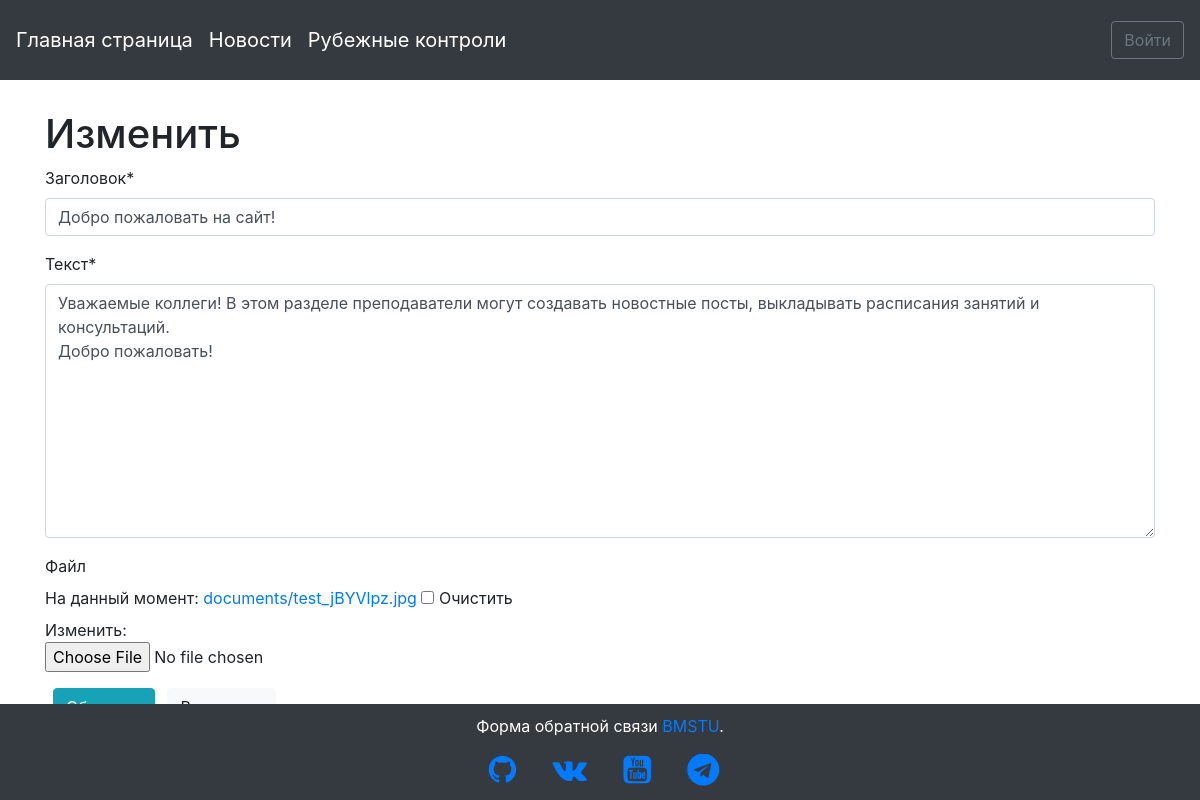
Screenshot of /articles/1/edit/ with the database file from the repository.
### articles/models.py (models this page shows, shortened)
class Article(models.Model):
    title = models.CharField(max_length=255, verbose_name="Заголовок")
    body = models.TextField(verbose_name="Текст")
    document = models.FileField(validators=[validate_file_extension], verbose_name="Файл", blank=True, null=True, upload_to="documents") #/%Y%m%D/
    date = models.DateTimeField(auto_now_add=True, verbose_name='Дата создания')
    author = models.ForeignKey(
        settings.AUTH_USER_MODEL,
        on_delete=models.CASCADE,
        verbose_name = "Автор"
    )

### articles/views.py (the view, shortened to what this page needs)
class ArticleUpdateView(UpdateView):
    model = Article
    fields = ['title', 'body', 'document']
    template_name = 'article_edit.html'

### templates/article_edit.html (shortened to what this page needs)
{% extends 'base.html' %}
{% load crispy_forms_tags %}
{% block content %}
  <h1>Изменить</h1>
  <form method="POST" enctype="multipart/form-data">
    {{ form|crispy }}
    <button class="btn btn-info ml-2" type="submit">Обновить</button>
    <a class="btn btn-light ml-2" href="{% url 'article_list' %}">Вернуться</a>
  </form>
{% endblock %}

### static/css/base.css (style rules this page uses)
body { background-image: url(http://iu1ni.bmstu.ru/imgs/mstu-logo.png); background-repeat: no-repeat; background-position: center 460px; background-size: 25%; background-color: #ffffff; background-attachment: fixed; }

### rows the page displays
Article: title "Добро пожаловать на сайт!", body "Уважаемые коллеги! В этом разделе преподаватели могут создавать новостные посты, выкладывать расписания занятий и консультаций. Добро пожаловать!"
